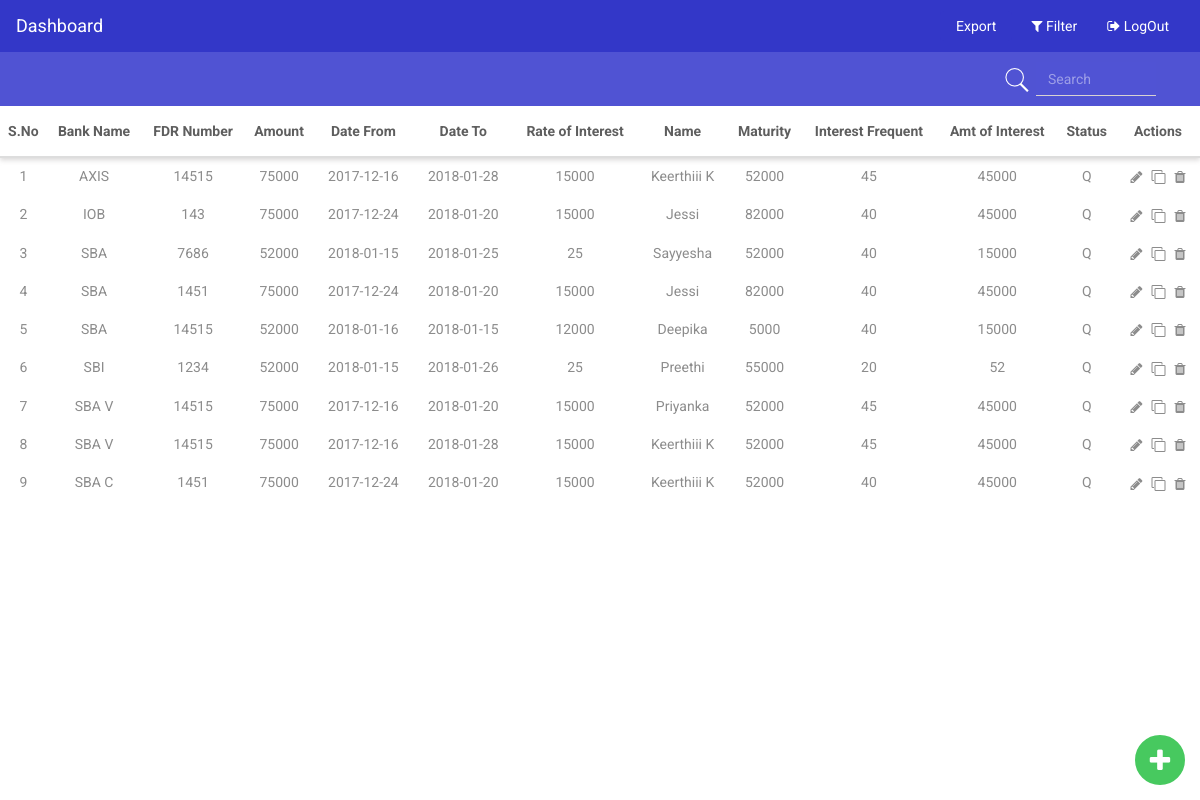
The app's page /aj.php with its own data.
### tables this page shows
CREATE TABLE IF NOT EXISTS `data` (
  `id` int(11) NOT NULL AUTO_INCREMENT,
  `bank` text NOT NULL,
  `fdr` text NOT NULL,
  `amt` text NOT NULL,
  `frm` text NOT NULL,
  `tod` text NOT NULL,
  `roi` text NOT NULL,
  `name` text NOT NULL,
  `maturity` int(11) NOT NULL,
  `int_frequent` int(11) NOT NULL,
  `amt_of_interest` int(11) NOT NULL,
  `status` text NOT NULL,
  `type` text NOT NULL,
  PRIMARY KEY (`id`)
);

### aj.php (the view, shortened to what this page needs)
<!DOCTYPE html>
<html lang="en">
<head>
  <link rel="stylesheet" href="css/style.css">
  <link rel="stylesheet" href="css/modal.css">
  <link rel="stylesheet" href="https://cdnjs.cloudflare.com/ajax/libs/font-awesome/4.7.0/css/font-awesome.min.css">
  <link rel="stylesheet" href="https://maxcdn.bootstrapcdn.com/bootstrap/3.3.7/css/bootstrap.min.css">
 <link rel="stylesheet" href="https://cdnjs.cloudflare.com/ajax/libs/limonte-sweetalert2/7.1.2/sweetalert2.min.css"/>
</head>
<body>
<nav class="navbar navbar-inverse">
    <div class="container-fluid">
      <div class="navbar-header">
        <a class="navbar-brand" href="#">Dashboard</a>
      </div>
      <div class="collapse navbar-collapse" id="myNavbar">
        <ul class="nav navbar-nav navbar-right">
          <form action="export.php" method="post" style="display: inline-block;float: left;">
          <li class="export"><input type="submit" name="export" value="Export" style="background: inherit;border: none;"></li>
        </form>
          <li id="filter"><a href="javascript:void(0)"><span class="fa fa-filter" aria-hidden="true"></span> Filter</a></li>
          <li><a href="#"><span class="fa fa-sign-out" aria-hidden="true"></span> LogOut</a></li>
        </ul>
      </div>
    </div>
  </nav>
<div class="fixed-plus">
    <a href="javascript:void(0)" id="myBtn" data-toggle="modal" data-target="#myModal" title="Add new datas"><i class="fa fa-plus" aria-hidden="true" style="font-size: 26px;color: #FFF;padding: 10px;"></i></a>
</div>
<div class="container-fluid own-container">
  <div class="col-lg-2 col-lg-offset-10">
    <img src="img/search.png">&nbsp;
    <input type="text" class="cust-ip" onkeyup="myFunction()" id="myInput" placeholder="Search">
  </div>
</div>
<div class="container-fluid">
  <div class="row">
    <div class="table-responsive ">
      <table id="myTable" class="table" cellspacing="0" width="100%">
          <thead>
              <tr>
                  <th>S.No</th>
                  <th>Bank Name</th>
                  <th>FDR Number</th>
                  <th>Amount</th>
                  <th>Date From</th>
                  <th>Date To</th>
                  <th>Rate of Interest</th>
                  <th>Name</th>
                  <th>Maturity</th>
                  <th>Interest Frequent</th>
                  <th>Amt of Interest</th>
                  <th>Status</th>
                  <th>Actions</th>
              </tr>
          </thead>
          <tbody>
          <?php
          $sql = "SELECT * FROM data ORDER BY id DESC ";
          $result = mysql_query($sql);
          $i = 0;
          while($sel_det = mysql_fetch_array($result)) {
            $i += 1;
          ?>
              <tr>
                <form action="" method="post">
                  <td><?php echo $i; ?></td>
                  <td><?php echo $sel_det['bank']; ?></td>
                  <td><?php echo $sel_det['fdr']; ?></td>
                  <td><?php echo $sel_det['amt']; ?></td>
                  <td><?php echo $sel_det['frm']; ?></td>
                  <td><?php echo $sel_det['tod']; ?></td>
                  <td><?php echo $sel_det['roi']; ?></td>
                  <td><?php echo $sel_det['name']; ?></td>
                  <td><?php echo $sel_det['maturity']; ?></td>
                  <td><?php echo $sel_det['int_frequent']; ?></td>
                  <td><?php echo $sel_det['amt_of_interest']; ?></td>
                  <td>Q</td>
                  <td>
                    <a href="#editDialog" data-type="edit" data-id="<?php echo $sel_det['id'] ?>" style="color:#8c8c8c !important;" class="open-EditDialog btn icon" data-toggle="modal"><i class="fa fa-pencil cursor" title="Edit"></i></a>&nbsp;
                    <a href="#copyDialog" data-type="copy" data-id="<?php echo $sel_det['id'] ?>" style="color:#8c8c8c !important;" class="open-CopyDialog btn icon" data-toggle="modal"><i class="fa fa-clone cursor" title="Copy" aria-hidden="true"></i></a>&nbsp;
                    <button type="submit" name="delete" class="btn icon" href="javascript:void(0)" style="color:#8c8c8c !important;"><i class="fa fa-trash cursor" title="Delete" aria-hidden="true"></i></button></td>
                  </form>
              </tr>
            <?php } ?>
          </tbody>
      </table>
    </div>
</div>
</div>
</body>
</html>

### css/style.css (style rules this page uses)
@media (min-width: 768px) { .navbar { border-radius: 0px !important; } }
.navbar-inverse { background-color: #3337c8 !important; border-color: #3337c8; }
.navbar-inverse .navbar-collapse, .navbar-inverse .navbar-form { border-color: #3337c8 !important; }
.navbar-inverse { border-color: #3337c8 !important; }
.navbar-inverse .navbar-brand { color: #ffffff !important; }
.navbar-inverse .navbar-nav>li>a { color: #ffffff !important; }
.export { padding: 4px 10px !important; color: #FFF; background: #3337c8; border-color: #337ab7; border-radius: 4px; margin-top: 10px; margin-right: 4px; box-shadow: none !important; }
.fixed-plus { text-align: center; position: fixed; bottom: 15px; right: 15px; width: 50px; border: 3px solid #47c95f; background: #47c95f; color: #FFF !important; height: 50px; border-radius: 50%; z-index: 99999; }
.cursor { cursor: pointer; }
thead { box-shadow: 0px 3px 5px #a29e9e6b !important; color: #5e5e5e; }
tbody { color: #8c8c8c; }
.cust-ip { outline: none !important; background: #5053d4 !important; display: inline-block !important; width: 120px !important; border-bottom: 1px solid #d8d2d2 !important; border-top: none !important; border-left: none !important; border-right: none !important; border-radius: 0px !important; box-shadow: 0px !important; height: 34px; padding: 6px 12px; font-size: 14px; line-height: 1.42857143; color: #FFF; }
.own-container { width: 100%; padding: 10px; background: #5053d3; margin-top: -20px; }
.table>thead:first-child>tr:first-child>th { padding: 15px 5px; }
body { font-family: 'Roboto', sans-serif !important; }
.table>tbody>tr>td { border-top: none !important; text-align: center; }
.table>thead>tr>th { text-align: center !important; }
.btn.icon { display: inline-block; padding: 0px !important; margin-bottom: 0; font-size: 14px; font-weight: 400; line-height: 1.42857143; text-align: center; white-space: nowrap; vertical-align: middle; -ms-touch-action: manipulation; touch-action: manipulation; cursor: pointer; -webkit-user-select: none; -moz-user-select: none; -ms-user-select: none; user-select: none; background-color: inherit !important; border: 1px solid transparent; border-radius: 4px; }

### records on screen
data: bank "AXIS", fdr "14515", amt "75000", frm "2017-12-16", tod "2018-01-28", roi "15000", name "Keerthiii K", maturity "52000", int_frequent "45", amt_of_interest "45000"
data: bank "IOB", fdr "143", amt "75000", frm "2017-12-24", tod "2018-01-20", roi "15000", name "Jessi", maturity "82000", int_frequent "40", amt_of_interest "45000"
data: bank "SBA", fdr "7686", amt "52000", frm "2018-01-15", tod "2018-01-25", roi "25", name "Sayyesha", maturity "52000", int_frequent "40", amt_of_interest "15000"
data: bank "SBA", fdr "1451", amt "75000", frm "2017-12-24", tod "2018-01-20", roi "15000", name "Jessi", maturity "82000", int_frequent "40", amt_of_interest "45000"
data: bank "SBA", fdr "14515", amt "52000", frm "2018-01-16", tod "2018-01-15", roi "12000", name "Deepika", maturity "5000", int_frequent "40", amt_of_interest "15000"
data: bank "SBI", fdr "1234", amt "52000", frm "2018-01-15", tod "2018-01-26", roi "25", name "Preethi", maturity "55000", int_frequent "20", amt_of_interest "52"
data: bank "SBA V", fdr "14515", amt "75000", frm "2017-12-16", tod "2018-01-20", roi "15000", name "Priyanka", maturity "52000", int_frequent "45", amt_of_interest "45000"
data: bank "SBA V", fdr "14515", amt "75000", frm "2017-12-16", tod "2018-01-28", roi "15000", name "Keerthiii K", maturity "52000", int_frequent "45", amt_of_interest "45000"
data: bank "SBA C", fdr "1451", amt "75000", frm "2017-12-24", tod "2018-01-20", roi "15000", name "Keerthiii K", maturity "52000", int_frequent "40", amt_of_interest "45000"
